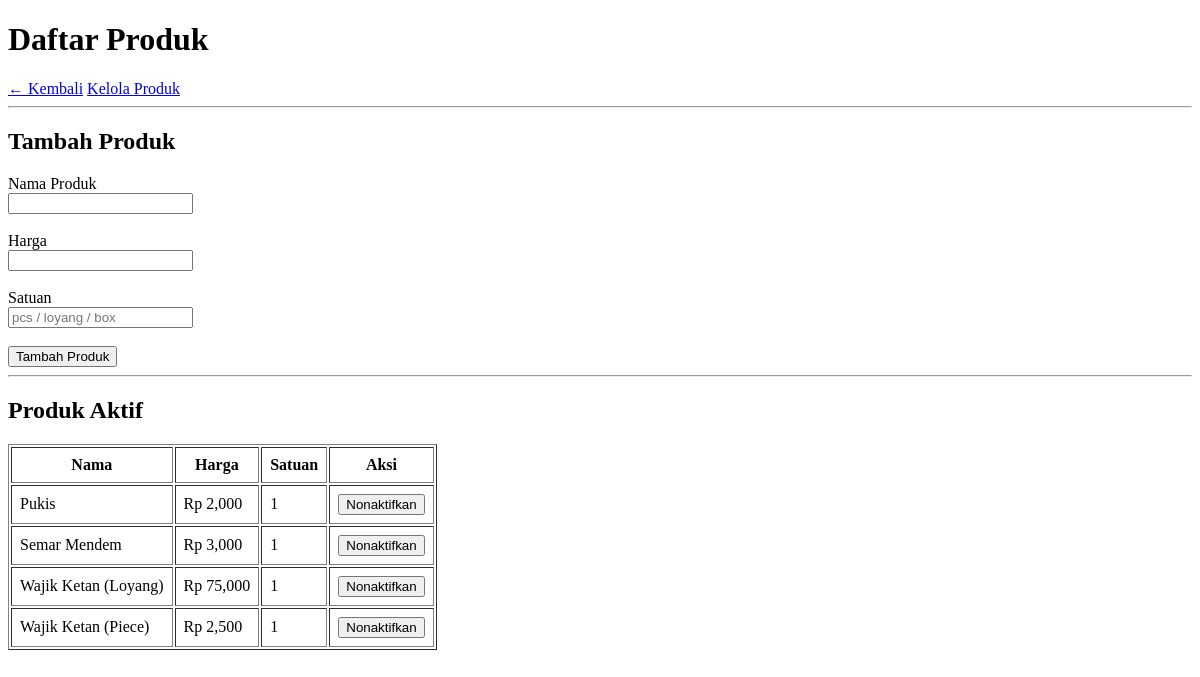
/products, run on an earlier commit of the app's database.
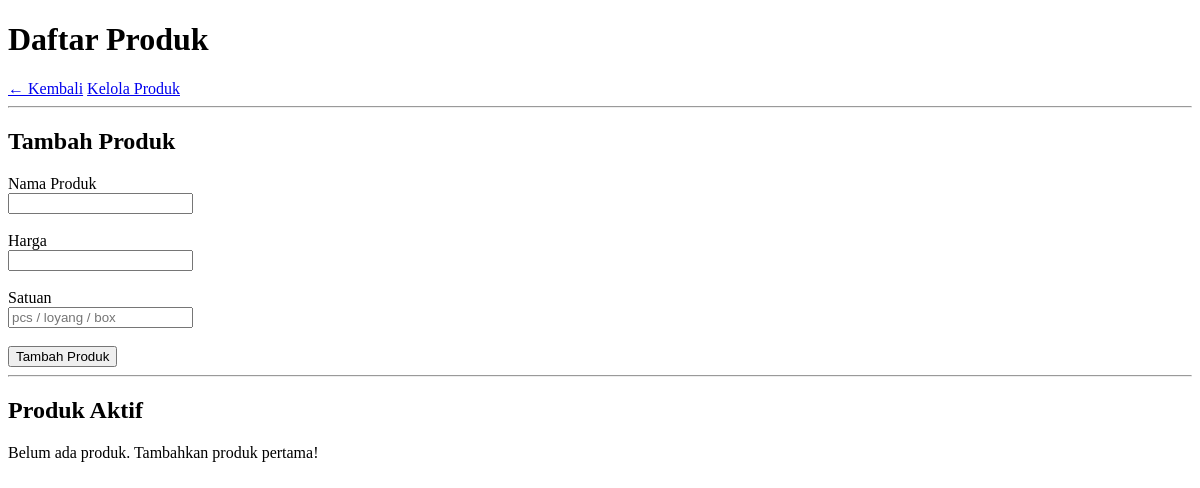
And on a later commit of the database.
### tables this page shows
CREATE TABLE products (
    id          INTEGER PRIMARY KEY AUTOINCREMENT,
    name        TEXT NOT NULL,
    price       REAL NOT NULL,
    unit        TEXT NOT NULL,
    is_active   INTEGER DEFAULT 1,
    created_at  TEXT DEFAULT CURRENT_TIMESTAMP
);

### app.py (the view)
@app.route('/products')
def products():
    all_products = get_all_products()
    return render_template('products.html', products=all_products)

### database/db.py (called while the page is built)
def get_connection():
    conn = sqlite3.connect(DB_PATH)
    conn.row_factory = sqlite3.Row
    conn.execute("PRAGMA foreign_keys = ON")
    return conn

def get_all_products():
    conn = get_connection()
    products = conn.execute(
        "SELECT * FROM products WHERE is_active = 1 ORDER BY name"
    ).fetchall()
    conn.close()
    return products

### templates/products.html (shortened to what this page needs)
<!DOCTYPE html>
<html lang="id">
<head>
</head>
<body>
    <h1>Daftar Produk</h1>
    <a href="/">← Kembali</a>
    <a href="/products/manage">Kelola Produk</a>
    <hr>
    <h2>Tambah Produk</h2>
    <form action="/products/add" method="POST">
        <label>Nama Produk</label><br>
        <input type="text" name="name" required><br><br>
        <label>Harga</label><br>
        <input type="number" name="price" required><br><br>
        <label>Satuan</label><br>
        <input type="text" name="unit" placeholder="pcs / loyang / box" required><br><br>
        <button type="submit">Tambah Produk</button>
    </form>
    <hr>
    <h2>Produk Aktif</h2>
    {% if products %}
    <table border="1" cellpadding="8">
        <thead>
            <tr>
                <th>Nama</th>
                <th>Harga</th>
                <th>Satuan</th>
                <th>Aksi</th>
            </tr>
        </thead>
        <tbody>
            {% for product in products %}
            <tr>
                <td>{{ product['name'] }}</td>
                <td>Rp {{ "{:,.0f}".format(product['price']) }}</td>
                <td>{{ product['unit'] }}</td>
                <td>
                    <form action="/products/delete/{{ product['id'] }}" method="POST"
                            onsubmit="return confirm('Nonaktifkan produk ini?')">
                        <button type="submit">Nonaktifkan</button>
                    </form>
                </td>
            </tr>
            {% endfor %}
        </tbody>
    </table>
    {% else %}
    <p>Belum ada produk. Tambahkan produk pertama!</p>
    {% endif %}
</body>
</html>

What changed in the data, as far as the page shows it:
removed products: name "Pukis", price "2,000", unit "1"
removed products: name "Semar Mendem", price "3,000", unit "1"
removed products: name "Wajik Ketan (Loyang)", price "75,000", unit "1"
removed products: name "Wajik Ketan (Piece)", price "2,500", unit "1"
Also different on the page:
text no longer shown: "Nama Harga Satuan Aksi"
text now shown: "Belum ada produk. Tambahkan produk pertama!"
